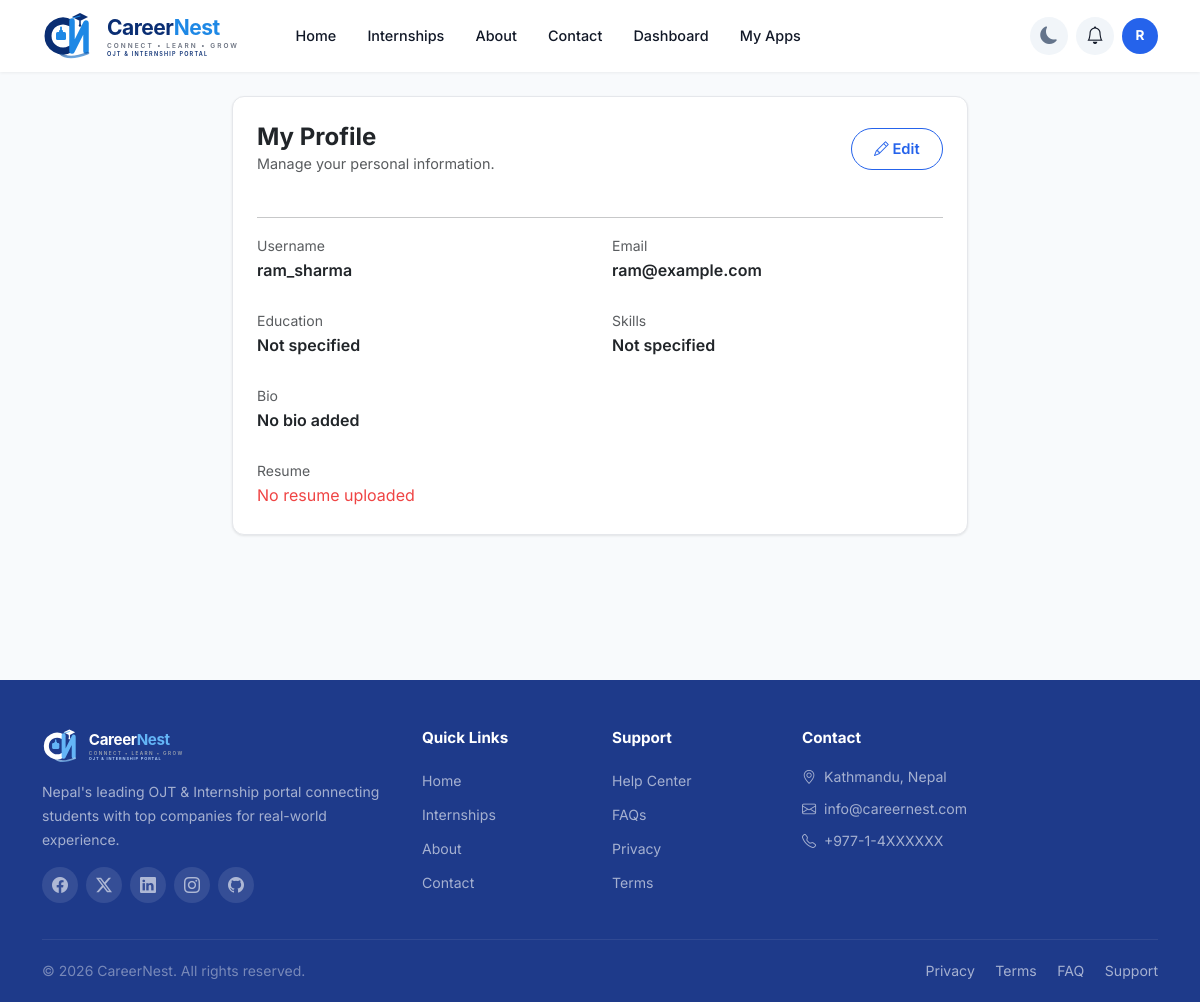
Screenshot of /profile/ (signed in) with the database file from the repository.
### accounts/models.py (models this page shows, shortened)
class Profile(models.Model):
    user = models.OneToOneField(User, on_delete=models.CASCADE)
    bio = models.TextField(blank=True)
    skills = models.CharField(max_length=255, blank=True)
    education = models.CharField(max_length=255, blank=True)
    resume = models.FileField(upload_to='resumes/', blank=True, null=True)

### accounts/views.py (the view)
# urls.py: path('profile/', views.profile_view, name='profile'),
@login_required
def profile_view(request):
    profile, created = Profile.objects.get_or_create(user=request.user)
    return render(request, 'accounts/profile.html', {
        'profile': profile
    })

### accounts/context_processors.py (called while the page is built)
def notifications(request):
    if request.user.is_authenticated:
        return {
            'notifications': Notification.objects.filter(user=request.user)[:5],
            'unread_count': Notification.objects.filter(user=request.user, is_read=False).count(),
        }
    return {}

### templates/accounts/profile.html
{% extends 'base.html' %}
{% block content %}
<div class="container py-4">
    <div class="row justify-content-center">
        <div class="col-lg-8">
            <div class="card p-4 fade-up">
                <div class="d-flex justify-content-between align-items-center mb-4">
                    <div>
                        <h4 class="fw-bold mb-0">My Profile</h4>
                        <p class="text-muted mb-0" style="font-size: 0.9rem;">Manage your personal information.</p>
                    </div>
                    <a href="{% url 'edit_profile' %}" class="btn btn-outline-primary rounded-pill">
                        <i class="bi bi-pencil"></i> Edit
                    </a>
                </div>
                <hr>
                <div class="row g-4">
                    <div class="col-md-6">
                        <div><small class="text-muted d-block">Username</small><span class="fw-semibold">{{ profile.user.username }}</span></div>
                    </div>
                    <div class="col-md-6">
                        <div><small class="text-muted d-block">Email</small><span class="fw-semibold">{{ profile.user.email }}</span></div>
                    </div>
                    <div class="col-md-6">
                        <div><small class="text-muted d-block">Education</small><span class="fw-semibold">{{ profile.education|default:"Not specified" }}</span></div>
                    </div>
                    <div class="col-md-6">
                        <div><small class="text-muted d-block">Skills</small><span class="fw-semibold">{{ profile.skills|default:"Not specified" }}</span></div>
                    </div>
                    <div class="col-12">
                        <div><small class="text-muted d-block">Bio</small><span class="fw-semibold">{{ profile.bio|default:"No bio added" }}</span></div>
                    </div>
                    <div class="col-12">
                        <div><small class="text-muted d-block">Resume</small>
                            {% if profile.resume %}
                            <a href="{{ profile.resume.url }}" class="btn btn-success btn-sm rounded-pill" download>
                                <i class="bi bi-download"></i> Download Resume
                            </a>
                            {% else %}
                            <span class="text-danger">No resume uploaded</span>
                            {% endif %}
                        </div>
                    </div>
                </div>
            </div>
        </div>
    </div>
</div>
{% endblock %}

### templates/base.html (shortened to what this page needs)
<!DOCTYPE html>
<html lang="en">
<head>
    <link href="https://cdn.jsdelivr.net/npm/bootstrap@5.3.0/dist/css/bootstrap.min.css" rel="stylesheet">
    <link rel="stylesheet" href="https://cdn.jsdelivr.net/npm/bootstrap-icons@1.11.0/font/bootstrap-icons.css">
    {% load static %}
    <link rel="stylesheet" href="{% static 'css/style.css' %}">
</head>
<body>
    <nav class="navbar navbar-expand-lg navbar-light sticky-top">
        <div class="container">
            <a class="navbar-brand" href="/">
                <img src="{% static 'images/logo.svg' %}" alt="CareerNest" height="50">
            </a>
            <div class="collapse navbar-collapse" id="navbarNav">
                <ul class="navbar-nav me-auto">
                    <li class="nav-item"><a class="nav-link" href="/">Home</a></li>
                    <li class="nav-item"><a class="nav-link" href="{% url 'internship_list' %}">Internships</a></li>
                    <li class="nav-item"><a class="nav-link" href="{% url 'about' %}">About</a></li>
                    <li class="nav-item"><a class="nav-link" href="{% url 'contact' %}">Contact</a></li>
                    {% if user.is_authenticated %}
                        {% if user.is_staff %}
                        <li class="nav-item dropdown">
                            <a class="nav-link dropdown-toggle" href="#" role="button" data-bs-toggle="dropdown">Admin</a>
                            <ul class="dropdown-menu">
                                <li><a class="dropdown-item" href="{% url 'admin_dashboard' %}">Dashboard</a></li>
                                <li><a class="dropdown-item" href="{% url 'admin_applications' %}">Applications</a></li>
                                <li><a class="dropdown-item" href="/admin/">Django Admin</a></li>
                            </ul>
                        </li>
                        {% elif user.company %}
                        <li class="nav-item"><a class="nav-link" href="{% url 'company_dashboard' %}">Dashboard</a></li>
                        <li class="nav-item"><a class="nav-link" href="{% url 'create_internship' %}">Post</a></li>
                        {% else %}
                        <li class="nav-item"><a class="nav-link" href="{% url 'student_dashboard' %}">Dashboard</a></li>
                        <li class="nav-item"><a class="nav-link" href="{% url 'my_applications' %}">My Apps</a></li>
                        {% endif %}
                    {% endif %}
                </ul>
                <ul class="navbar-nav align-items-center gap-2">
                    <li class="nav-item">
                        <button class="theme-toggle" id="themeToggle" title="Toggle dark mode">
                            <i class="bi bi-moon-fill"></i>
                        </button>
                    </li>
                    {% if user.is_authenticated %}
                    <li class="nav-item dropdown">
                        <button class="notification-btn" data-bs-toggle="dropdown" aria-label="Notifications">
                            <i class="bi bi-bell"></i>
                        </button>
                    </li>
                    <li class="nav-item dropdown">
                        <div class="avatar-circle-nav" data-bs-toggle="dropdown" role="button">{{ user.username|first|upper }}</div>
                    </li>
                    {% else %}
                    <li class="nav-item"><a class="btn-login" href="{% url 'login' %}">Login</a></li>
                    <li class="nav-item"><a class="btn-register" href="{% url 'signup' %}">Register</a></li>
                    {% endif %}
                </ul>
            </div>
        </div>
    </nav>
    <main>
        {% block content %}{% endblock %}
    </main>
    <footer class="site-footer pt-5 pb-0 mt-5">
        <div class="container">
            <div class="row g-4">
                <div class="col-lg-4">
                    <img src="{% static 'images/logo-light.svg' %}" alt="CareerNest" height="36" class="mb-3">
                    <p class="small" style="color: rgba(255,255,255,0.6);">Nepal's leading OJT & Internship portal connecting students with top companies for real-world experience.</p>
                    <div class="d-flex gap-2 mt-3">
                        <a href="#" class="social-link"><i class="bi bi-facebook"></i></a>
                        <a href="#" class="social-link"><i class="bi bi-twitter-x"></i></a>
                        <a href="#" class="social-link"><i class="bi bi-linkedin"></i></a>
                        <a href="#" class="social-link"><i class="bi bi-instagram"></i></a>
                        <a href="#" class="social-link"><i class="bi bi-github"></i></a>
                    </div>
                </div>
                <div class="col-6 col-lg-2">
                    <h6 class="footer-title">Quick Links</h6>
                    <ul class="list-unstyled">
                        <li class="mb-1"><a href="/" class="footer-link">Home</a></li>
                        <li class="mb-1"><a href="{% url 'internship_list' %}" class="footer-link">Internships</a></li>
                        <li class="mb-1"><a href="{% url 'about' %}" class="footer-link">About</a></li>
                        <li class="mb-1"><a href="{% url 'contact' %}" class="footer-link">Contact</a></li>
                    </ul>
                </div>
                <div class="col-6 col-lg-2">
                    <h6 class="footer-title">Support</h6>
                    <ul class="list-unstyled">
                        <li class="mb-1"><a href="#" class="footer-link">Help Center</a></li>
                        <li class="mb-1"><a href="#" class="footer-link">FAQs</a></li>
                        <li class="mb-1"><a href="#" class="footer-link">Privacy</a></li>
                        <li class="mb-1"><a href="#" class="footer-link">Terms</a></li>
                    </ul>
                </div>
                <div class="col-lg-4">
                    <h6 class="footer-title">Contact</h6>
                    <ul class="list-unstyled" style="color: rgba(255,255,255,0.6); font-size: 0.88rem;">
                        <li class="mb-2"><i class="bi bi-geo-alt me-1"></i> Kathmandu, Nepal</li>
                        <li class="mb-2"><i class="bi bi-envelope me-1"></i> info@careernest.com</li>
                        <li class="mb-2"><i class="bi bi-telephone me-1"></i> +977-1-4XXXXXX</li>
                    </ul>
                </div>
            </div>
            <div class="footer-bottom py-3 mt-4">
                <div class="row align-items-center">
                    <div class="col-md-6 text-center text-md-start">
                        <p class="mb-0 small" style="color: rgba(255,255,255,0.4);">&copy; {% now "Y" %} CareerNest. All rights reserved.</p>
                    </div>
                    <div class="col-md-6 text-center text-md-end">
                        <a href="#" class="footer-link small me-3">Privacy</a>
                        <a href="#" class="footer-link small me-3">Terms</a>
                        <a href="#" class="footer-link small me-3">FAQ</a>
                        <a href="#" class="footer-link small">Support</a>
                    </div>
                </div>
            </div>
        </div>
    </footer>
</body>
</html>

### static/css/style.css (style rules this page uses)
:root { --primary: #2563EB; --primary-dark: #1D4ED8; --dark: #1E3A8A; --accent: #10B981; --highlight: #F59E0B; --danger: #EF4444; --bg: #F8FAFC; --card-bg: #FFFFFF; --text: #111827; --text-muted: #6B7280; --border: #E5E7EB; --shadow: 0 1px 3px rgba(0,0,0,0.06), 0 1px 2px rgba(0,0,0,0.04); --shadow-md: 0 10px 30px rgba(0,0,0,0.06); --shadow-lg: 0 20px 60px rgba(0,0,0,0.1); --radius: 12px; --radius-sm: 8px; --radius-lg: 20px; --navbar-height: 72px; --link: #2563EB; --link-hover: #1E3A8A; --bs-primary: #2563EB; --bs-primary-rgb: 37, 99, 235; --bs-success: #10B981; --bs-success-rgb: 16, 185, 129; --bs-warning: #F59E0B; --bs-warning-rgb: 245, 158, 11; --bs-danger: #EF4444; --bs-danger-rgb: 239, 68, 68; --bs-dark: #1E3A8A; --bs-dark-rgb: 30, 58, 138; }
* { box-sizing: border-box; }
body { font-family: 'Inter', 'Segoe UI', -apple-system, sans-serif; background-color: var(--bg); color: var(--text); line-height: 1.7; overflow-x: hidden; -webkit-font-smoothing: antialiased; }
h1, h2, h3, h4, h5, h6 { font-weight: 700; line-height: 1.3; }
p { line-height: 1.7; }
a { color: var(--primary); text-decoration: none; transition: color 0.2s; }
main { min-height: 70vh; }
.navbar { height: var(--navbar-height); background: var(--card-bg) !important; box-shadow: 0 1px 3px rgba(0,0,0,0.06); padding: 0 0; }
.navbar .container { height: 100%; }
.navbar-brand { padding: 0; margin: 0; display: flex; align-items: center; }
.navbar-brand img { height: 50px; width: auto; display: block; }
.navbar-nav { align-items: center; gap: 0.25rem; }
.navbar .nav-link { font-size: 0.9rem; font-weight: 500; color: var(--text) !important; padding: 0.5rem 0.85rem !important; border-radius: var(--radius-sm); transition: all 0.2s; }
.navbar .notification-btn { position: relative; width: 38px; height: 38px; display: flex; align-items: center; justify-content: center; border-radius: 50%; background: #F1F5F9; border: none; color: var(--text); font-size: 1.1rem; transition: all 0.2s; }
.avatar-circle-nav { width: 36px; height: 36px; border-radius: 50%; background: var(--primary); color: white; display: flex; align-items: center; justify-content: center; font-weight: 700; font-size: 0.85rem; cursor: pointer; transition: all 0.2s; }
.btn { border-radius: var(--radius-sm); font-weight: 600; font-size: 0.92rem; padding: 0.55rem 1.4rem; transition: all 0.3s; }
.btn-outline-primary { color: var(--primary); border-color: var(--primary); }
.card { border: 1px solid var(--border); border-radius: var(--radius); background: var(--card-bg); box-shadow: var(--shadow); transition: all 0.3s; }
.site-footer { background: var(--dark); color: rgba(255,255,255,0.85); }
.footer-title { font-weight: 700; font-size: 0.95rem; margin-bottom: 1.1rem; color: white; }
.footer-link { color: rgba(255,255,255,0.6); text-decoration: none; font-size: 0.88rem; transition: all 0.2s; display: inline-block; padding: 0.2rem 0; }
.social-link { width: 36px; height: 36px; border-radius: 50%; background: rgba(255,255,255,0.1); display: flex; align-items: center; justify-content: center; color: rgba(255,255,255,0.6); font-size: 1rem; transition: all 0.2s; }
.footer-bottom { border-top: 1px solid rgba(255,255,255,0.08); }
.fade-up { opacity: 0; transform: translateY(30px); transition: opacity 0.6s ease-out, transform 0.6s ease-out; }
.fade-up.visible { opacity: 1; transform: translateY(0); }
html { scroll-behavior: smooth; }
.theme-toggle { width: 38px; height: 38px; border-radius: 50%; border: none; background: #F1F5F9; color: #64748B; display: flex; align-items: center; justify-content: center; font-size: 1.1rem; cursor: pointer; transition: all 0.3s; }
body, .navbar, .card, .dash-stat, .dash-sidebar, .stat-card, .feature-card, .testimonial-card, .search-wrapper, .internship-card, .company-logo-card, .form-control, .form-select, .table, .dropdown-menu, .dropdown-item, .list-group-item, .card-header, .card-footer, .btn-ghost, .badge { transition: background-color 0.3s, color 0.3s, border-color 0.3s; }

### rows the page displays
Profile: user.username "ram_sharma", user.email "ram@example.com", education "Not specified", skills "Not specified", bio "No bio added"

### other values shown
{{ user.username|first|upper }} "R"
